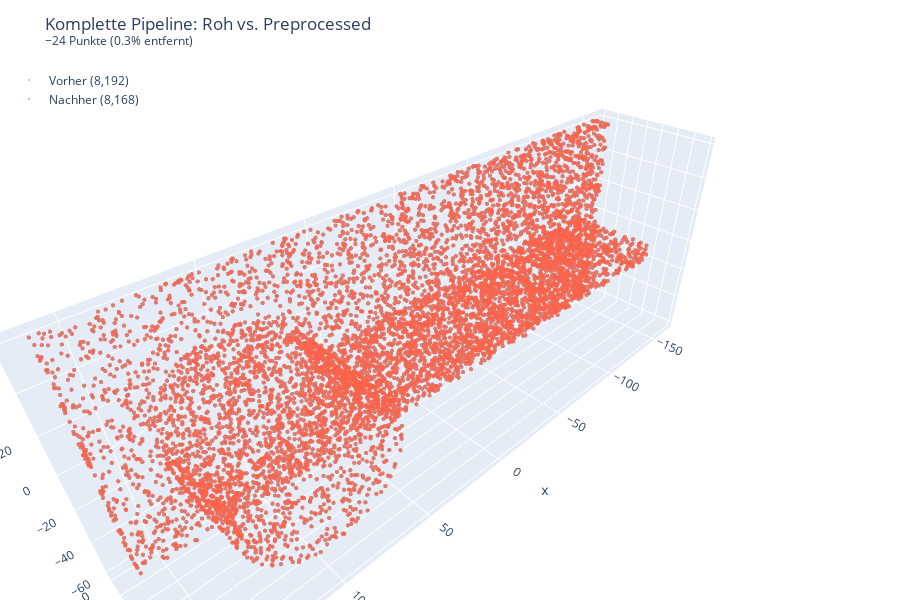

This figure's notebook cell:
### Code cell
plot_before_after(pcd_raw, pcd_final,
    'Komplette Pipeline: Roh vs. Preprocessed',
    color_before='steelblue', color_after='tomato')

### Figure 1 — Plotly figure (JSON) as saved in the notebook; plotly's stock layout.template omitted (floating-point values rounded to 4 significant figures; data arrays with more than 128 entries replaced by an {"elided": "..."} marker saying what was removed)
{"data": [{"marker": {"color": "steelblue", "opacity": 0.5, "size": 1.5}, "mode": "markers", "name": "Vorher (8,192)", "type": "scatter3d", "visible": true, "x": {"elided": "8192 float values"}, "y": {"elided": "8192 float values"}, "z": {"elided": "8192 float values"}}, {"marker": {"color": "tomato", "opacity": 0.7, "size": 1.5}, "mode": "markers", "name": "Nachher (8,168)", "type": "scatter3d", "visible": true, "x": {"elided": "8168 float values"}, "y": {"elided": "8168 float values"}, "z": {"elided": "8168 float values"}}], "layout": {"height": 600, "legend": {"x": 0.01, "y": 0.99}, "margin": {"b": 0, "l": 0, "r": 0, "t": 60}, "scene": {"aspectmode": "data"}, "title": {"text": "Komplette Pipeline: Roh vs. Preprocessed<br><sup>−24 Punkte (0.3% entfernt)</sup>"}}}
